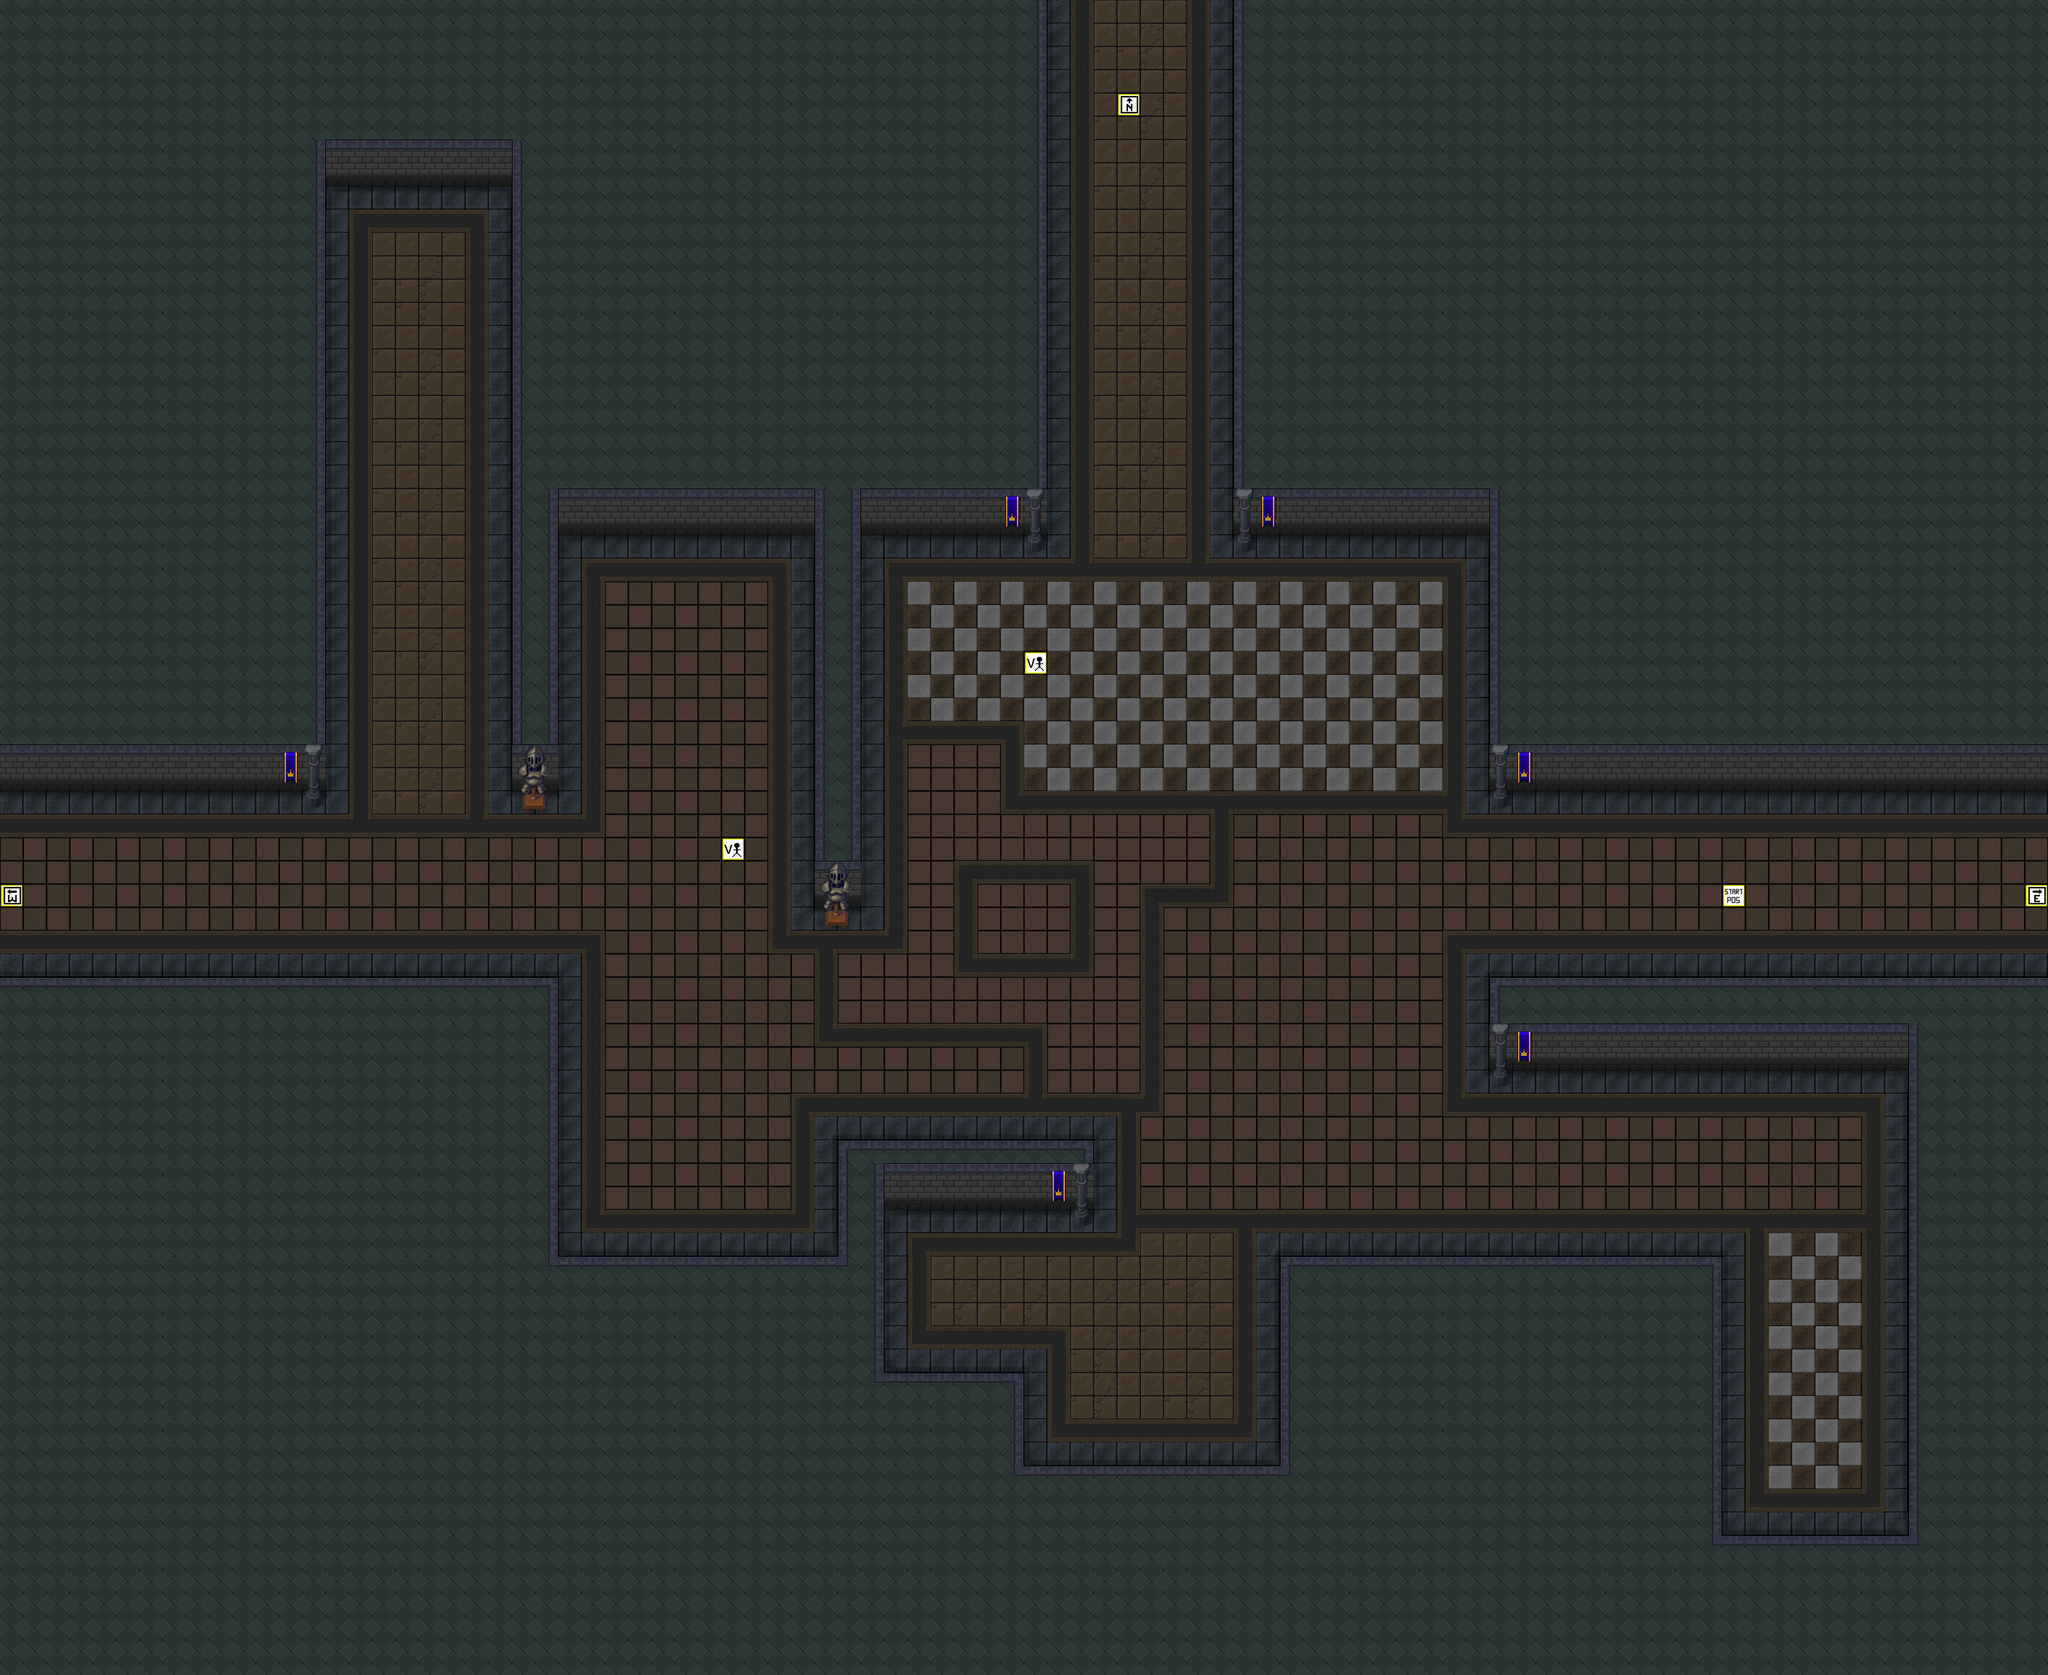

Below is a game level as drawn by its tile map, then a one-line description and the .tmx that defines it (tile-layer data replaced by summaries):
An orthogonal 88x72 tile map with 64x64 px tiles, 3 tile layers (game tiles, extra game tiles, marker tiles), 2 tilesets and 17 objects (17x Collision).

<map version="1.2" tiledversion="1.3.4" orientation="orthogonal" renderorder="left-up" compressionlevel="0" width="88" height="72" tilewidth="64" tileheight="64" infinite="0" nextlayerid="61" nextobjectid="861">
 <tileset firstgid="1" name="marker_tiles" tilewidth="64" tileheight="64" tilecount="100" columns="10">
  <image source="marker_tiles.png" width="640" height="640" />
 </tileset>
 <tileset firstgid="101" name="tileset2" tilewidth="64" tileheight="64" tilecount="616" columns="22">
  <image source="tileset2.png" width="1408" height="1792" />
 </tileset>
 <layer id="56" name="game tiles" width="88" height="72">
  <data>[6336 cells, 6336 non-empty, 45 distinct tile ids]</data>
 </layer>
 <layer id="57" name="extra game tiles" width="88" height="72">
  <data>[6336 cells, 42 non-empty, 11 distinct tile ids]</data>
 </layer>
 <layer id="58" name="marker tiles" width="88" height="72">
  <data>[6336 cells, 6 non-empty, 5 distinct tile ids]</data>
 </layer>
 <objectgroup color="#ffaa00" id="42" name="collision" visible="0">
  <object id="833" name="Wall" type="Collision" x="0" y="2688" width="1536" height="1920" />
  <object id="834" name="Wall" type="Collision" x="1536" y="3456" width="896" height="1152" />
  <object id="835" name="Wall" type="Collision" x="5248" y="2688" width="384" height="1920" />
  <object id="836" name="Wall" type="Collision" x="3392" y="0" width="704" height="1472" />
  <object id="837" name="Wall" type="Collision" x="4096" y="0" width="1536" height="2176" />
  <object id="839" name="Wall" type="Collision" x="1408" y="0" width="1472" height="1472" />
  <object id="840" name="Wall" type="Collision" x="0" y="0" width="896" height="2176" />
  <object id="847" name="Wall" type="Collision" x="2432" y="3776" width="384" height="832" />
  <object id="848" name="Wall" type="Collision" x="3520" y="3456" width="1216" height="1152" />
  <object id="849" name="Wall" type="Collision" x="2816" y="4032" width="704" height="576" />
  <object id="850" name="Wall" type="Collision" x="896" y="0" width="512" height="512" />
  <object id="851" name="Wall" type="Collision" x="1408" y="1472" width="128" height="704" />
  <object id="853" name="Wall" type="Collision" x="4096" y="2688" width="1152" height="256" />
  <object id="856" name="Wall" type="Collision" x="2304" y="3328" width="128" height="128" />
  <object id="857" name="Wall" type="Collision" x="2304" y="3136" width="704" height="192" />
  <object id="859" name="Wall" type="Collision" x="2240" y="1472" width="128" height="1024" />
  <object id="860" name="Wall" type="Collision" x="4736" y="4224" width="512" height="384" />
 </objectgroup>
</map>
